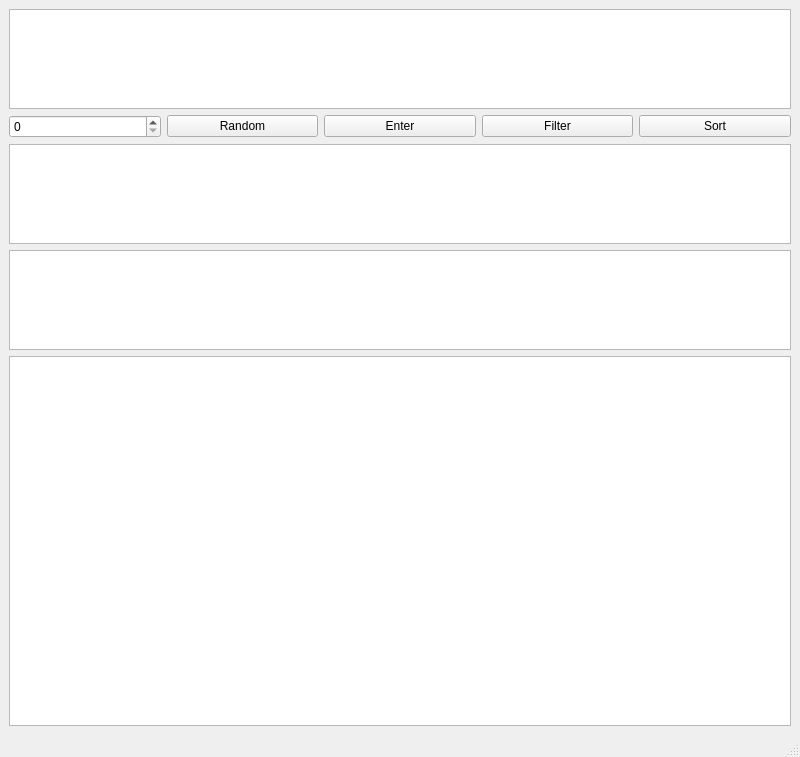
<?xml version="1.0" encoding="UTF-8"?>
<ui version="4.0">
 <class>MainWindow</class>
 <widget class="QMainWindow" name="MainWindow">
  <property name="geometry">
   <rect>
    <x>0</x>
    <y>0</y>
    <width>800</width>
    <height>757</height>
   </rect>
  </property>
  <property name="windowTitle">
   <string>MainWindow</string>
  </property>
  <widget class="QWidget" name="centralwidget">
   <layout class="QVBoxLayout" name="verticalLayout">
    <item>
     <widget class="QTableWidget" name="input_1">
      <property name="maximumSize">
       <size>
        <width>16777215</width>
        <height>100</height>
       </size>
      </property>
     </widget>
    </item>
    <item>
     <layout class="QHBoxLayout" name="horizontalLayout">
      <item>
       <widget class="QSpinBox" name="spinBox">
        <property name="maximum">
         <number>100000</number>
        </property>
       </widget>
      </item>
      <item>
       <widget class="QPushButton" name="pushButton_4">
        <property name="text">
         <string>Random</string>
        </property>
       </widget>
      </item>
      <item>
       <widget class="QPushButton" name="pushButton">
        <property name="text">
         <string>Enter</string>
        </property>
       </widget>
      </item>
      <item>
       <widget class="QPushButton" name="pushButton_2">
        <property name="text">
         <string>Filter</string>
        </property>
       </widget>
      </item>
      <item>
       <widget class="QPushButton" name="pushButton_3">
        <property name="text">
         <string>Sort</string>
        </property>
       </widget>
      </item>
     </layout>
    </item>
    <item>
     <widget class="QTableWidget" name="input_2">
      <property name="sizePolicy">
       <sizepolicy hsizetype="Expanding" vsizetype="Maximum">
        <horstretch>0</horstretch>
        <verstretch>0</verstretch>
       </sizepolicy>
      </property>
      <property name="minimumSize">
       <size>
        <width>0</width>
        <height>0</height>
       </size>
      </property>
      <property name="maximumSize">
       <size>
        <width>16777215</width>
        <height>100</height>
       </size>
      </property>
     </widget>
    </item>
    <item>
     <widget class="QTableWidget" name="input_3">
      <property name="maximumSize">
       <size>
        <width>16777215</width>
        <height>100</height>
       </size>
      </property>
     </widget>
    </item>
    <item>
     <widget class="QTextEdit" name="textEdit"/>
    </item>
   </layout>
  </widget>
  <widget class="QMenuBar" name="menubar">
   <property name="geometry">
    <rect>
     <x>0</x>
     <y>0</y>
     <width>800</width>
     <height>26</height>
    </rect>
   </property>
  </widget>
  <widget class="QStatusBar" name="statusbar"/>
 </widget>
 <resources/>
 <connections/>
</ui>
